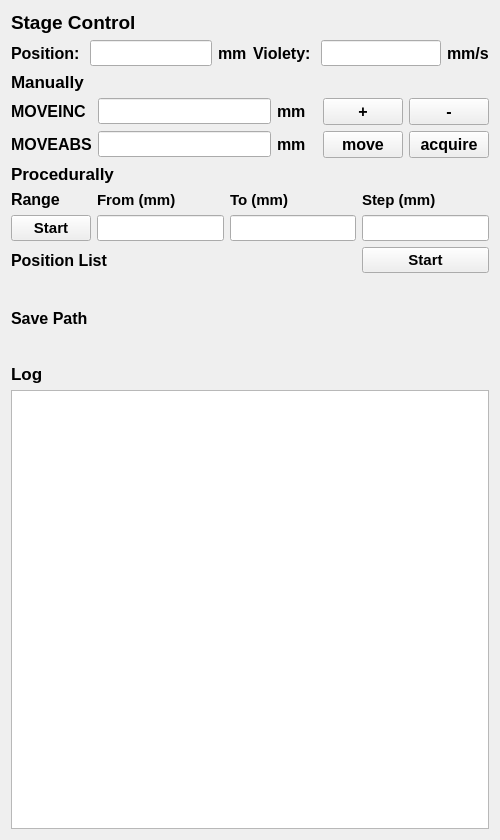
<?xml version="1.0" encoding="UTF-8"?>
<ui version="4.0">
 <class>basic_control_panel</class>
 <widget class="QWidget" name="basic_control_panel">
  <property name="geometry">
   <rect>
    <x>0</x>
    <y>0</y>
    <width>500</width>
    <height>840</height>
   </rect>
  </property>
  <property name="sizePolicy">
   <sizepolicy hsizetype="Fixed" vsizetype="Expanding">
    <horstretch>0</horstretch>
    <verstretch>0</verstretch>
   </sizepolicy>
  </property>
  <property name="minimumSize">
   <size>
    <width>500</width>
    <height>840</height>
   </size>
  </property>
  <property name="maximumSize">
   <size>
    <width>500</width>
    <height>16777215</height>
   </size>
  </property>
  <property name="windowTitle">
   <string>control panel</string>
  </property>
  <layout class="QGridLayout" name="gridLayout">
   <item row="0" column="0">
    <widget class="QLabel" name="label_13">
     <property name="minimumSize">
      <size>
       <width>150</width>
       <height>0</height>
      </size>
     </property>
     <property name="font">
      <font>
       <pointsize>14</pointsize>
       <bold>true</bold>
      </font>
     </property>
     <property name="text">
      <string>Stage Control</string>
     </property>
    </widget>
   </item>
   <item row="1" column="0">
    <layout class="QHBoxLayout" name="horizontalLayout_2">
     <item>
      <widget class="QLabel" name="label_19">
       <property name="font">
        <font>
         <pointsize>12</pointsize>
         <bold>true</bold>
        </font>
       </property>
       <property name="text">
        <string>Position: </string>
       </property>
      </widget>
     </item>
     <item>
      <widget class="QLineEdit" name="lineEdit_7">
       <property name="font">
        <font>
         <family>Consolas</family>
         <pointsize>11</pointsize>
        </font>
       </property>
      </widget>
     </item>
     <item>
      <widget class="QLabel" name="label_20">
       <property name="font">
        <font>
         <pointsize>12</pointsize>
         <bold>true</bold>
        </font>
       </property>
       <property name="text">
        <string>mm</string>
       </property>
      </widget>
     </item>
    </layout>
   </item>
   <item row="1" column="1">
    <layout class="QHBoxLayout" name="horizontalLayout">
     <item>
      <widget class="QLabel" name="label_17">
       <property name="font">
        <font>
         <pointsize>12</pointsize>
         <bold>true</bold>
        </font>
       </property>
       <property name="text">
        <string>Violety: </string>
       </property>
      </widget>
     </item>
     <item>
      <widget class="QLineEdit" name="lineEdit_6">
       <property name="font">
        <font>
         <family>Consolas</family>
         <pointsize>11</pointsize>
        </font>
       </property>
      </widget>
     </item>
     <item>
      <widget class="QLabel" name="label_18">
       <property name="font">
        <font>
         <pointsize>12</pointsize>
         <bold>true</bold>
        </font>
       </property>
       <property name="text">
        <string>mm/s</string>
       </property>
      </widget>
     </item>
    </layout>
   </item>
   <item row="2" column="0" colspan="2">
    <layout class="QVBoxLayout" name="verticalLayout">
     <item>
      <widget class="QLabel" name="label_10">
       <property name="font">
        <font>
         <pointsize>13</pointsize>
         <bold>true</bold>
        </font>
       </property>
       <property name="text">
        <string>Manually</string>
       </property>
      </widget>
     </item>
     <item>
      <layout class="QGridLayout" name="gridLayout_1">
       <item row="1" column="3">
        <widget class="QLabel" name="label_4">
         <property name="minimumSize">
          <size>
           <width>40</width>
           <height>0</height>
          </size>
         </property>
         <property name="font">
          <font>
           <pointsize>12</pointsize>
           <bold>true</bold>
          </font>
         </property>
         <property name="text">
          <string>mm</string>
         </property>
        </widget>
       </item>
       <item row="0" column="0">
        <widget class="QLabel" name="label_2">
         <property name="font">
          <font>
           <pointsize>12</pointsize>
           <bold>true</bold>
          </font>
         </property>
         <property name="text">
          <string>MOVEINC</string>
         </property>
        </widget>
       </item>
       <item row="0" column="4">
        <widget class="QPushButton" name="pushButton_1">
         <property name="font">
          <font>
           <pointsize>12</pointsize>
           <bold>true</bold>
          </font>
         </property>
         <property name="text">
          <string>+</string>
         </property>
        </widget>
       </item>
       <item row="0" column="5">
        <widget class="QPushButton" name="pushButton_2">
         <property name="font">
          <font>
           <pointsize>12</pointsize>
           <bold>true</bold>
          </font>
         </property>
         <property name="text">
          <string>-</string>
         </property>
        </widget>
       </item>
       <item row="0" column="3">
        <widget class="QLabel" name="label_3">
         <property name="minimumSize">
          <size>
           <width>40</width>
           <height>0</height>
          </size>
         </property>
         <property name="font">
          <font>
           <pointsize>12</pointsize>
           <bold>true</bold>
          </font>
         </property>
         <property name="text">
          <string>mm</string>
         </property>
        </widget>
       </item>
       <item row="0" column="1">
        <widget class="QLineEdit" name="lineEdit_1">
         <property name="font">
          <font>
           <family>Consolas</family>
           <pointsize>11</pointsize>
          </font>
         </property>
        </widget>
       </item>
       <item row="1" column="5">
        <widget class="QPushButton" name="pushButton_4">
         <property name="font">
          <font>
           <pointsize>12</pointsize>
           <bold>true</bold>
          </font>
         </property>
         <property name="text">
          <string>acquire</string>
         </property>
        </widget>
       </item>
       <item row="1" column="0">
        <widget class="QLabel" name="label_1">
         <property name="minimumSize">
          <size>
           <width>80</width>
           <height>0</height>
          </size>
         </property>
         <property name="font">
          <font>
           <pointsize>12</pointsize>
           <bold>true</bold>
          </font>
         </property>
         <property name="text">
          <string>MOVEABS</string>
         </property>
        </widget>
       </item>
       <item row="1" column="4">
        <widget class="QPushButton" name="pushButton_3">
         <property name="font">
          <font>
           <pointsize>12</pointsize>
           <bold>true</bold>
          </font>
         </property>
         <property name="text">
          <string>move</string>
         </property>
        </widget>
       </item>
       <item row="1" column="1">
        <widget class="QLineEdit" name="lineEdit_2">
         <property name="font">
          <font>
           <family>Consolas</family>
           <pointsize>11</pointsize>
          </font>
         </property>
        </widget>
       </item>
      </layout>
     </item>
     <item>
      <widget class="QLabel" name="label_11">
       <property name="font">
        <font>
         <pointsize>13</pointsize>
         <bold>true</bold>
        </font>
       </property>
       <property name="text">
        <string>Procedurally</string>
       </property>
      </widget>
     </item>
     <item>
      <layout class="QGridLayout" name="gridLayout_2">
       <item row="3" column="1">
        <widget class="QLineEdit" name="lineEdit_3">
         <property name="font">
          <font>
           <family>Consolas</family>
           <pointsize>11</pointsize>
          </font>
         </property>
        </widget>
       </item>
       <item row="1" column="0">
        <widget class="QLabel" name="label_5">
         <property name="minimumSize">
          <size>
           <width>80</width>
           <height>0</height>
          </size>
         </property>
         <property name="font">
          <font>
           <pointsize>12</pointsize>
           <bold>true</bold>
          </font>
         </property>
         <property name="text">
          <string>Range</string>
         </property>
        </widget>
       </item>
       <item row="3" column="2">
        <widget class="QLineEdit" name="lineEdit_4">
         <property name="font">
          <font>
           <family>Consolas</family>
           <pointsize>11</pointsize>
          </font>
         </property>
        </widget>
       </item>
       <item row="3" column="0">
        <widget class="QPushButton" name="pushButton_5">
         <property name="font">
          <font>
           <pointsize>11</pointsize>
           <bold>true</bold>
          </font>
         </property>
         <property name="text">
          <string>Start</string>
         </property>
        </widget>
       </item>
       <item row="4" column="3">
        <widget class="QPushButton" name="pushButton_6">
         <property name="font">
          <font>
           <pointsize>11</pointsize>
           <bold>true</bold>
          </font>
         </property>
         <property name="text">
          <string>Start</string>
         </property>
        </widget>
       </item>
       <item row="1" column="1">
        <widget class="QLabel" name="label_6">
         <property name="font">
          <font>
           <pointsize>11</pointsize>
           <bold>true</bold>
          </font>
         </property>
         <property name="text">
          <string>From (mm)</string>
         </property>
        </widget>
       </item>
       <item row="5" column="0" colspan="4">
        <widget class="QWidget" name="fileDialog_1" native="true">
         <property name="sizePolicy">
          <sizepolicy hsizetype="Expanding" vsizetype="Fixed">
           <horstretch>0</horstretch>
           <verstretch>0</verstretch>
          </sizepolicy>
         </property>
         <property name="minimumSize">
          <size>
           <width>0</width>
           <height>24</height>
          </size>
         </property>
         <property name="font">
          <font>
           <family>Consolas</family>
           <pointsize>11</pointsize>
          </font>
         </property>
        </widget>
       </item>
       <item row="1" column="3">
        <widget class="QLabel" name="label_8">
         <property name="font">
          <font>
           <pointsize>11</pointsize>
           <bold>true</bold>
          </font>
         </property>
         <property name="text">
          <string>Step (mm)</string>
         </property>
        </widget>
       </item>
       <item row="1" column="2">
        <widget class="QLabel" name="label_7">
         <property name="font">
          <font>
           <pointsize>11</pointsize>
           <bold>true</bold>
          </font>
         </property>
         <property name="text">
          <string>To (mm)</string>
         </property>
        </widget>
       </item>
       <item row="3" column="3">
        <widget class="QLineEdit" name="lineEdit_5">
         <property name="font">
          <font>
           <family>Consolas</family>
           <pointsize>11</pointsize>
          </font>
         </property>
        </widget>
       </item>
       <item row="4" column="0" colspan="3">
        <widget class="QLabel" name="label_9">
         <property name="font">
          <font>
           <pointsize>12</pointsize>
           <bold>true</bold>
          </font>
         </property>
         <property name="text">
          <string>Position List</string>
         </property>
        </widget>
       </item>
      </layout>
     </item>
     <item>
      <widget class="QLabel" name="label">
       <property name="font">
        <font>
         <pointsize>12</pointsize>
         <bold>true</bold>
        </font>
       </property>
       <property name="text">
        <string>Save Path</string>
       </property>
      </widget>
     </item>
     <item>
      <widget class="QWidget" name="fileDialog_2" native="true">
       <property name="sizePolicy">
        <sizepolicy hsizetype="Expanding" vsizetype="Fixed">
         <horstretch>0</horstretch>
         <verstretch>0</verstretch>
        </sizepolicy>
       </property>
       <property name="minimumSize">
        <size>
         <width>0</width>
         <height>24</height>
        </size>
       </property>
       <property name="font">
        <font>
         <family>Consolas</family>
         <pointsize>11</pointsize>
        </font>
       </property>
      </widget>
     </item>
     <item>
      <widget class="QLabel" name="label_12">
       <property name="font">
        <font>
         <pointsize>13</pointsize>
         <bold>true</bold>
        </font>
       </property>
       <property name="text">
        <string>Log</string>
       </property>
      </widget>
     </item>
     <item>
      <widget class="QTextEdit" name="textEdit">
       <property name="font">
        <font>
         <family>Consolas</family>
         <pointsize>11</pointsize>
        </font>
       </property>
      </widget>
     </item>
    </layout>
   </item>
  </layout>
 </widget>
 <resources/>
 <connections/>
</ui>
